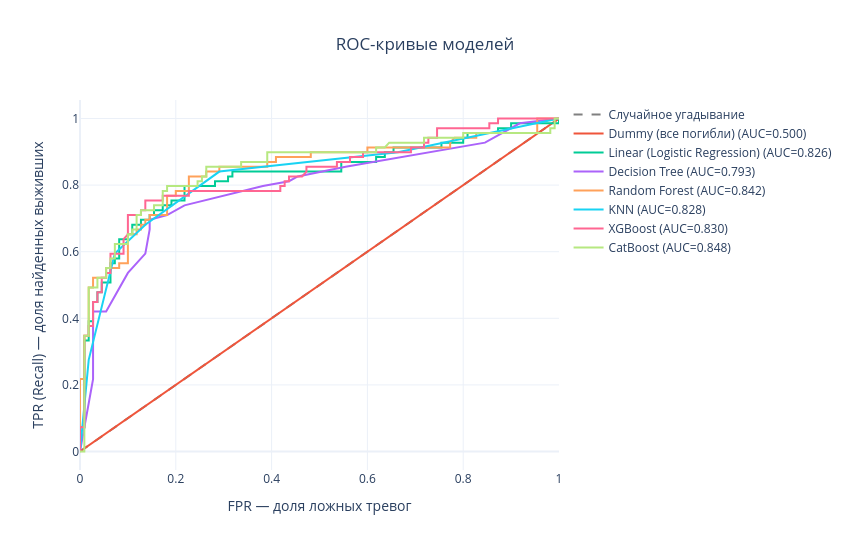

The code cell stored with this chart in its notebook:
### Markdown cell above
ROC-кривая показывает модель сразу на всех порогах: по оси X — доля ложных тревог (FPR), по оси Y — доля найденных выживших (TPR, он же Recall). Чем ближе кривая к левому верхнему углу, тем лучше; диагональ — случайное угадывание.

### Code cell
from sklearn.metrics import roc_curve

fig = go.Figure()
fig.add_trace(go.Scatter(x=[0, 1], y=[0, 1], mode="lines", name="Случайное угадывание",
                         line=dict(dash="dash", color="gray")))
for name, proba in probas.items():
    fpr, tpr, _ = roc_curve(y_test, proba)
    fig.add_trace(go.Scatter(x=fpr, y=tpr, mode="lines",
                             name=f"{name} (AUC={results[name]['ROC-AUC']:.3f})"))

fig.update_layout(
    template="plotly_white",
    height=550, width=850,
    title_text="ROC-кривые моделей",
    title_x=0.5,
    xaxis_title="FPR — доля ложных тревог",
    yaxis_title="TPR (Recall) — доля найденных выживших",
)
fig.show()
